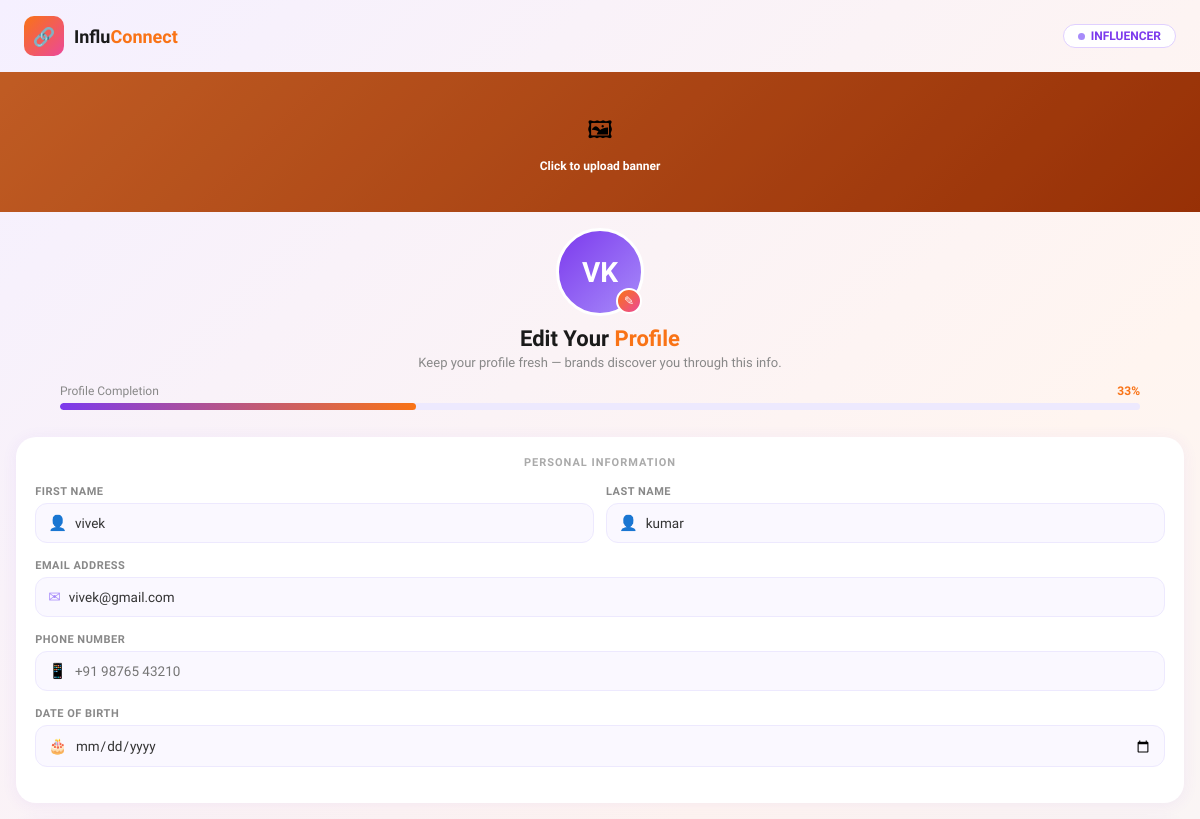
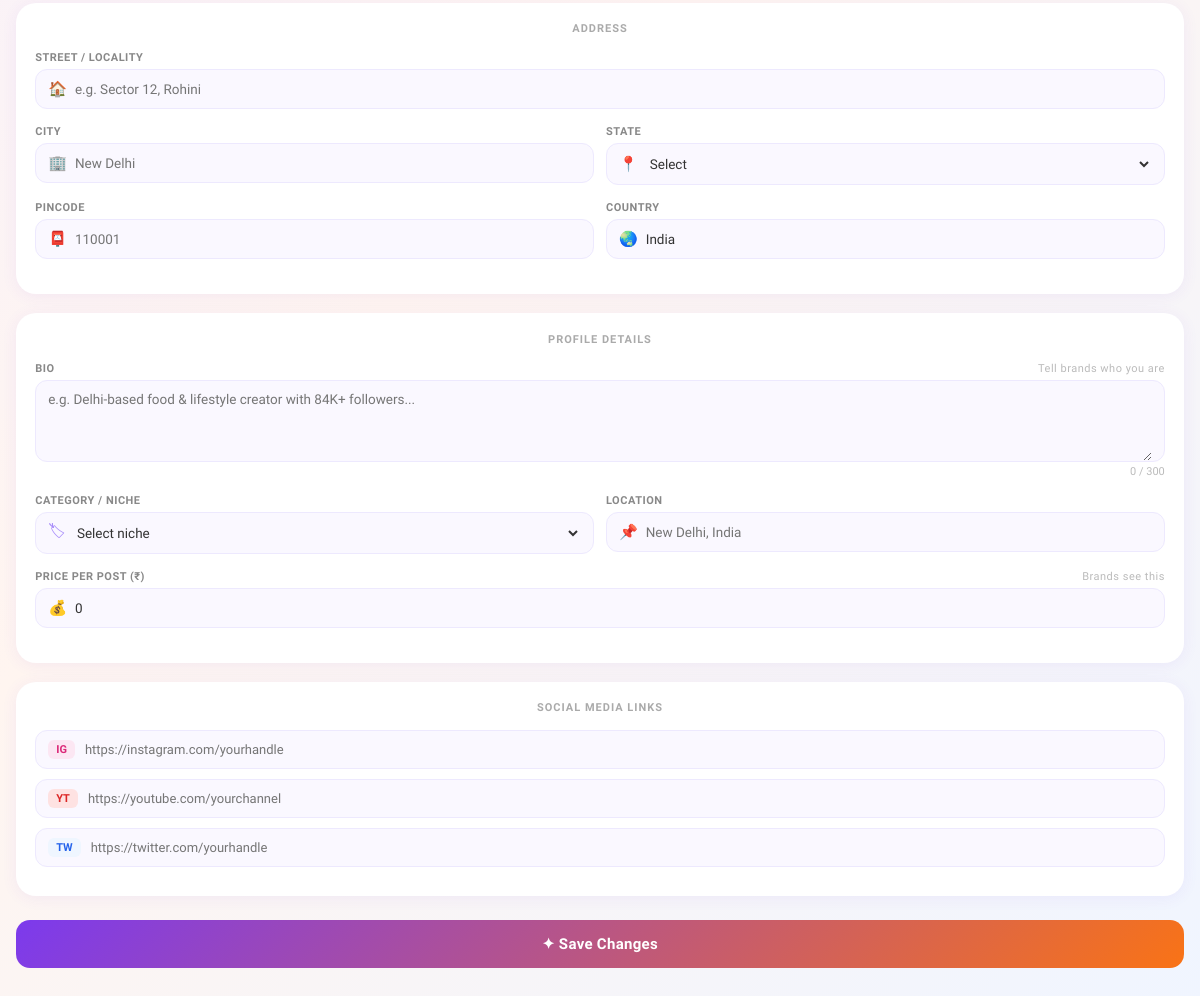
The page /influencers/edit-profile/ (signed in) on the database its author committed (2 pictures, top to bottom).
### accounts/models.py (models this page shows)
class CustomUser(AbstractUser):
    ROLE_CHOICES = (
        ('influencer', 'Influencer'),
        ('shopkeeper', 'Shopkeeper'),
    )
    role = models.CharField(max_length=20, choices=ROLE_CHOICES, default='')

### influencers/models.py (models this page shows, shortened)
class InfluencerProfile(models.Model):
    user = models.OneToOneField(settings.AUTH_USER_MODEL, on_delete=models.CASCADE)
    phone = models.CharField(max_length=20, blank=True, default='')
    date_of_birth = models.DateField(null=True, blank=True)
    photo = models.ImageField(upload_to='influencer_photos/', blank=True, null=True)
    profile_image = models.ImageField(upload_to='influencer_profiles/', null=True, blank=True)
    banner_image = models.ImageField(upload_to='influencer_banners/', null=True, blank=True)
    street = models.CharField(max_length=200, blank=True, default='')
    city = models.CharField(max_length=100, blank=True, default='')
    state = models.CharField(max_length=100, blank=True, default='')
    pincode = models.CharField(max_length=10, blank=True, default='')
    country = models.CharField(max_length=100, blank=True, default='India')
    bio = models.TextField(blank=True, default='')
    category = models.CharField(max_length=100, blank=True, default='')
    location = models.CharField(max_length=100, blank=True, default='')
    price_per_post = models.IntegerField(default=0)
    followers = models.IntegerField(default=0)
    instagram = models.URLField(blank=True, default='')
    youtube = models.URLField(blank=True, default='')
    twitter = models.URLField(blank=True, default='')

### influencers/views.py (the view, shortened to what this page needs)
# urls.py: path('edit-profile/', views.edit_profile, name='edit_profile'),
@login_required
def edit_profile(request):
    profile, created = InfluencerProfile.objects.get_or_create(user=request.user)
    return render(request, 'influencers/edit_profile.html', {
        'profile': profile,
        'states': STATES,
        'categories': CATEGORIES,
    })

### templates/influencers/edit_profile.html (shortened to what this page needs)
<!DOCTYPE html>
<html lang="en">
<head>
</head>
<body>
<div class="header">
  <div class="logo">
    <div class="logo-icon">&#128279;</div>
    <div class="logo-text">Influ<span>Connect</span></div>
  </div>
  <div class="badge"><div class="badge-dot"></div> INFLUENCER</div>
</div>
<div id="bannerDiv" style="width:100%;height:140px;background:linear-gradient(135deg,#FF7A2F,#C94008);position:relative;cursor:pointer;overflow:hidden;" onclick="document.getElementById('bannerInput').click()">
  <div style="position:absolute;inset:0;display:flex;align-items:center;justify-content:center;background:rgba(0,0,0,0.25);flex-direction:column;gap:6px;">
    <span style="font-size:24px;">🖼</span>
    <span style="color:white;font-size:12px;font-weight:600;">Click to upload banner</span>
  </div>
</div>
<div class="avatar-section">
  <div class="avatar-wrap" onclick="document.getElementById('photoInput').click()">
    <div class="avatar" id="avatarCircle">
      {% if profile.photo %}
        <img id="avatarImg" src="{{ profile.photo.url }}" style="display:block;" alt="profile photo" />
        <span id="avatarInitials" style="display:none;">{{ request.user.first_name|first|upper }}{{ request.user.last_name|first|upper }}</span>
      {% else %}
        <span id="avatarInitials">{{ request.user.first_name|first|upper }}{{ request.user.last_name|first|upper }}</span>
      {% endif %}
    </div>
    <div class="avatar-edit-btn">&#9998;</div>
  </div>
  <h2 class="page-title">Edit Your <span>Profile</span></h2>
  <p class="page-sub">Keep your profile fresh — brands discover you through this info.</p>
  <div class="progress-bar-wrap">
    <div class="progress-label">
      <span>Profile Completion</span>
      <span id="pctLabel">0%</span>
    </div>
    <div class="progress-track">
      <div class="progress-fill" id="progressFill" style="width:0%"></div>
    </div>
  </div>
</div>
<form id="profileForm" method="POST" enctype="multipart/form-data" action="/influencers/edit-profile/">
  <div class="card">
    <div class="section-label">PERSONAL INFORMATION</div>
    <div class="row-2">
      <div class="field">
        <div class="field-label">FIRST NAME</div>
        <div class="input-wrap">
          <span class="input-icon">&#128100;</span>
          <input type="text" name="first_name" placeholder="Rahul" id="fname"
            value="{{ request.user.first_name }}" oninput="updateInitials()" />
        </div>
      </div>
      <div class="field">
        <div class="field-label">LAST NAME</div>
        <div class="input-wrap">
          <span class="input-icon">&#128100;</span>
          <input type="text" name="last_name" placeholder="Arora" id="lname"
            value="{{ request.user.last_name }}" oninput="updateInitials()" />
        </div>
      </div>
    </div>
    <div class="field">
      <div class="field-label">EMAIL ADDRESS</div>
      <div class="input-wrap">
        <span class="input-icon">&#9993;</span>
        <input type="email" name="email" placeholder="rahul@example.com"
          value="{{ request.user.email }}" />
      </div>
    </div>
    <div class="field">
      <div class="field-label">PHONE NUMBER</div>
      <div class="input-wrap">
        <span class="input-icon">&#128241;</span>
        <input type="tel" name="phone" placeholder="+91 98765 43210"
          value="{{ profile.phone }}" />
      </div>
    </div>
    <div class="field">
      <div class="field-label">DATE OF BIRTH</div>
      <div class="input-wrap">
        <span class="input-icon">&#127874;</span>
        <input type="date" name="date_of_birth"
          value="{{ profile.date_of_birth|date:'Y-m-d' }}" />
      </div>
    </div>
  </div>
  <div class="card">
    <div class="section-label">ADDRESS</div>
    <div class="field">
      <div class="field-label">STREET / LOCALITY</div>
      <div class="input-wrap">
        <span class="input-icon">&#127968;</span>
        <input type="text" name="street" placeholder="e.g. Sector 12, Rohini"
          value="{{ profile.street }}" />
      </div>
    </div>
    <div class="row-2">
      <div class="field">
        <div class="field-label">CITY</div>
        <div class="input-wrap">
          <span class="input-icon">&#127970;</span>
          <input type="text" name="city" placeholder="New Delhi"
            value="{{ profile.city }}" />
        </div>
      </div>
      <div class="field">
        <div class="field-label">STATE</div>
        <div class="input-wrap">
          <span class="input-icon">&#128205;</span>
          <select name="state">
            <option value="">Select</option>
          </select>
        </div>
      </div>
    </div>
    <div class="row-2">
      <div class="field">
        <div class="field-label">PINCODE</div>
        <div class="input-wrap">
          <span class="input-icon">&#128238;</span>
          <input type="text" name="pincode" placeholder="110001" maxlength="6"
            value="{{ profile.pincode }}" />
        </div>
      </div>
      <div class="field">
        <div class="field-label">COUNTRY</div>
        <div class="input-wrap">
          <span class="input-icon">&#127759;</span>
          <input type="text" name="country" value="{{ profile.country|default:'India' }}" />
        </div>
      </div>
    </div>
  </div>
  <div class="card">
    <div class="section-label">PROFILE DETAILS</div>
    <div class="field">
      <div class="field-label">BIO <span class="field-hint">Tell brands who you are</span></div>
      <div class="input-wrap">
        <textarea name="bio" id="bioText" maxlength="300"
          placeholder="e.g. Delhi-based food &amp; lifestyle creator with 84K+ followers..."
          oninput="countChars()">{{ profile.bio }}</textarea>
      </div>
      <div class="char-count"><span id="charCount">{{ profile.bio|length }}</span> / 300</div>
    </div>
    <div class="row-2">
      <div class="field">
        <div class="field-label">CATEGORY / NICHE</div>
        <div class="input-wrap">
          <span class="input-icon">&#127991;</span>
          <select name="category">
            <option value="">Select niche</option>
          </select>
        </div>
      </div>
      <div class="field">
        <div class="field-label">LOCATION</div>
        <div class="input-wrap">
          <span class="input-icon">&#128204;</span>
          <input type="text" name="location" placeholder="New Delhi, India"
            value="{{ profile.location }}" />
        </div>
      </div>
    </div>
    <div class="field">
      <div class="field-label">PRICE PER POST (&#8377;) <span class="field-hint">Brands see this</span></div>
      <div class="input-wrap">
        <span class="input-icon">&#128176;</span>
        <input type="number" name="price_per_post" placeholder="e.g. 5000" min="0"
          value="{{ profile.price_per_post }}" />
      </div>
    </div>
  </div>
  <div class="card">
    <div class="section-label">SOCIAL MEDIA LINKS</div>
    <div class="social-row">
      <span class="social-badge ig">IG</span>
      <input type="url" name="instagram" placeholder="https://instagram.com/yourhandle"
        value="{{ profile.instagram }}" />
    </div>
    <div class="social-row">
      <span class="social-badge yt">YT</span>
      <input type="url" name="youtube" placeholder="https://youtube.com/yourchannel"
        value="{{ profile.youtube }}" />
    </div>
    <div class="social-row">
      <span class="social-badge tw">TW</span>
      <input type="url" name="twitter" placeholder="https://twitter.com/yourhandle"
        value="{{ profile.twitter }}" />
    </div>
  </div>
  <button type="submit" class="save-btn">&#10022; Save Changes</button>
</form>
</body>
</html>

### rows shown on the page
CustomUser: first_name "vivek", last_name "kumar", email "vivek@gmail.com"
InfluencerProfile: country "India", bio|length "0", price_per_post "0"
